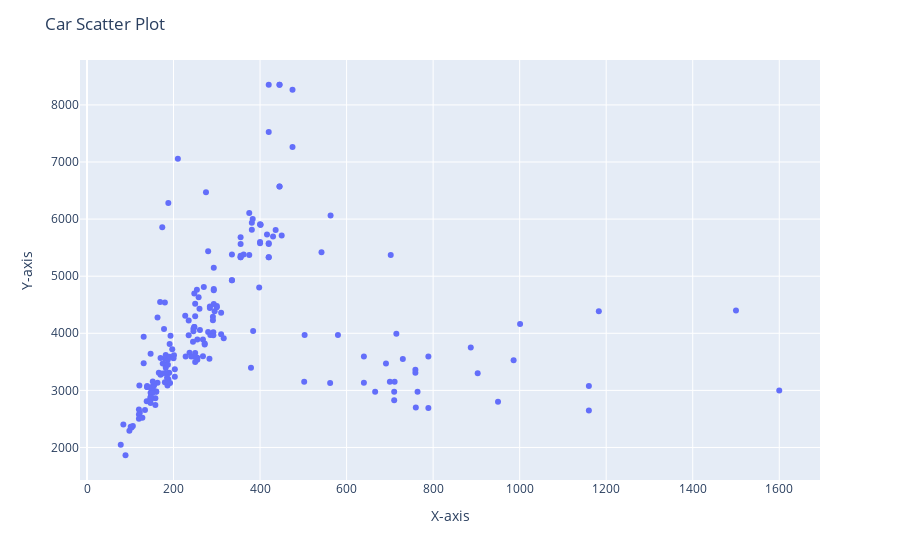

Source (notebook cell):
### Markdown cell above
We can see that we have 197 records in our datarame, which is not that much, but it's enough to get a rough representation of our variables. Let's make a scatter plot and see how our data looks like. 

I am going to be using plotly, because it alows us to see the name of each car when we hover on it.

### Code cell
# Create scatter plot using Plotly
fig = px.scatter(df, x='Horsepower', y='Weight', hover_data='Car Name')

# Set plot title and axis labels
fig.update_layout(title='Car Scatter Plot', xaxis_title='X-axis', yaxis_title='Y-axis')

# Show the plot
fig.show()

### Figure 1 — Plotly figure (JSON) as saved in the notebook; plotly's stock layout.template omitted (floating-point values rounded to 4 significant figures; data arrays with more than 128 entries replaced by an {"elided": "..."} marker saying what was removed)
{"data": [{"customdata": {"elided": "197x1 str values"}, "hovertemplate": "Horsepower=%{x}<br>Weight=%{y}<br>Car Name=%{customdata[0]}<extra></extra>", "legendgroup": "", "marker": {"color": "#636efa", "symbol": "circle"}, "mode": "markers", "name": "", "orientation": "v", "showlegend": false, "type": "scatter", "x": {"elided": "197 int values"}, "xaxis": "x", "y": {"elided": "197 int values"}, "yaxis": "y"}], "layout": {"legend": {"tracegroupgap": 0}, "margin": {"t": 60}, "title": {"text": "Car Scatter Plot"}, "xaxis": {"anchor": "y", "domain": [0, 1], "title": {"text": "X-axis"}}, "yaxis": {"anchor": "x", "domain": [0, 1], "title": {"text": "Y-axis"}}}}
